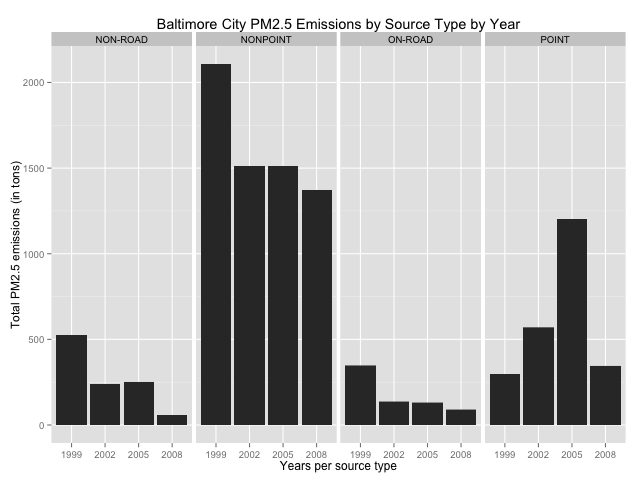

Reproduce this figure in R.
# 3. Of the four types of sources indicated by the `type` (point, nonpoint, 
# onroad, nonroad) variable, which of these four sources have seen decreases 
# in emissions from 1999–2008 for **Baltimore City**? Which have seen increases 
# in emissions from 1999–2008? Use the **ggplot2** plotting system to make a 
# plot answer this question.

require(ggplot2)

balt_NEI <- NEI[NEI$fips == balt_fips]

png("plot3.png", width = 640, height = 480)
p <- ggplot(balt_NEI)
p + geom_bar(aes(year, Emissions), stat = "identity") +
    facet_grid(. ~ type) +
    labs(title = "Baltimore City PM2.5 Emissions by Source Type by Year",
         x = "Years per source type",
         y = "Total PM2.5 emissions (in tons)")
dev.off()
